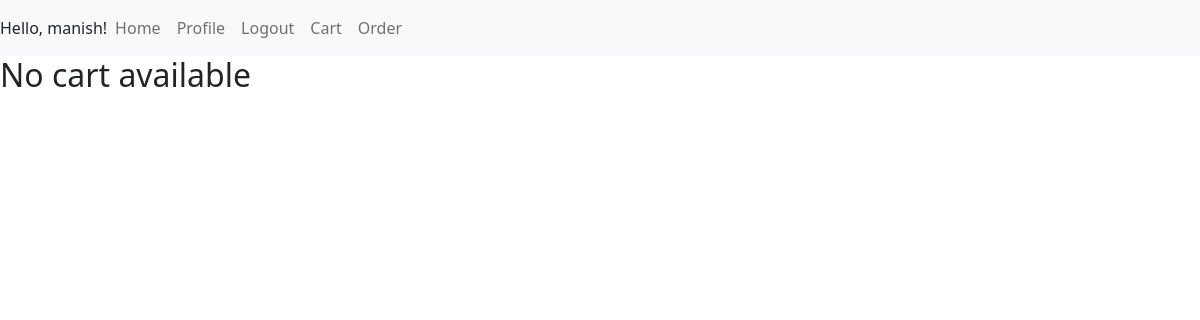
The page /cart (signed in) on the database as committed earlier.
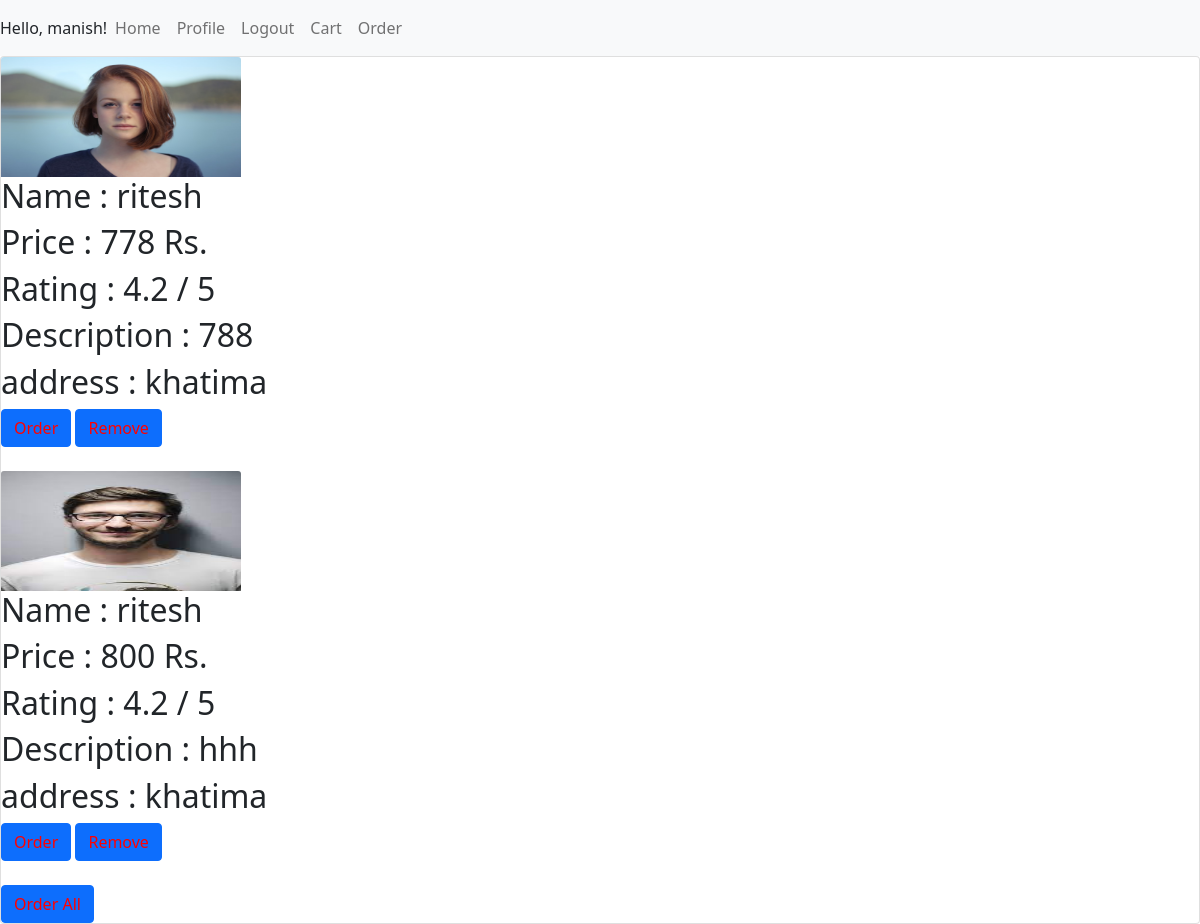
The same page on the database as committed later.
### user/models.py (models this page shows, shortened)
class Employee(models.Model):
    user_id = models.CharField(max_length=100 , default=None)
    service = models.CharField(max_length=100 )
    name = models.CharField(max_length=100 )
    category = models.CharField(max_length=100 , default=None)
    cost = models.IntegerField(default = 0)
    rating = models.FloatField(default = 4.2)
    description = models.TextField(default = None)
    image = models.FileField(upload_to = path_and_rename('user/static/user/image'))

class Profile(models.Model):
    user = models.OneToOneField(User , on_delete=models.CASCADE)
    auth_token = models.CharField(max_length=100 )
    is_verified = models.BooleanField(default=False)
    created_at = models.DateTimeField(auto_now_add=True)
    address = models.TextField(default = None)

### user/views.py (the view)
# urls.py: path('cart' , views.cart , name = 'cart'),
@login_required(login_url='/login')
def cart(req):
    emplist = []
    user_obj = req.user
    choose_obj = Choose.objects.filter(user_id = user_obj.id , cart = True  ).all()
    for emp in choose_obj:
        data=Employee.objects.filter(pk = emp.emp_id).first()
        user_obj = User.objects.filter(pk = emp.user_id).first()
        profile_obj = Profile.objects.filter(user = user_obj).first()
        address = profile_obj.address
        Disc={"Name":data.name,"Img":data.image,"desc":data.description,"cost":data.cost,"rating":data.rating,"dataID":emp.id , "address":address}
        emplist.append(Disc)
    return render(req , 'user/cart.html' , { 'present': len(emplist) ,  'employees' : emplist , 'user_id' : user_obj.id})

### user/templates/user/cart.html
{% extends 'user/base.html' %}
{% block content %}
{% load static %}
{% if present == 0 %}
    <h2>No cart available</h2>
{% else %}
<div class="card">
        <div class="card-block" >
            <div class="row">
                {% for employee in employees %}
                    <div>
                    <img class="card-img-top" src = "{% static employee.Img %}" style="width: 20%; height:10vw;" alt="Card image cap">
                    <div>
                    <h2> Name : {{employee.Name}}</h2>
                    <h2> Price : {{employee.cost}} Rs.</h2>
                    <h2> Rating : {{employee.rating}} / 5</h2>
                    <h2> Description : {{employee.desc}}</h2>
                    <h2> address : {{employee.address}}</h2>
                    <button type="button" class="btn btn-primary"> <a href = "{% url 'checkout' order_pk=employee.dataID %}" style = "text-decoration: none; color:red" >Order</a> </button>
                    <button type="button" class="btn btn-primary"> <a href = "{% url 'remove' order_pk=employee.dataID %}" style = "text-decoration: none; color:red" >Remove</a> </button>
                    <br><br>
                {% endfor %}
            </div>
        </div>
</div>
<button type="button" class="btn btn-primary"> <a href = "{% url 'checkout' order_pk=1 user_pk=user_id %}" style = "text-decoration: none; color:red" >Order All</a> </button>
{% endif %}
{% endblock %}

Rows that differ between the two databases and show on the page:
added Employee: image (picture), Name "ritesh", rating "4.2", desc "788"
now on this page (row edited): Profile: address "khatima" "khatima"
added Employee: image (picture), Name "ritesh", rating "4.2", desc "hhh"
Other text that changed with them:
new list line: "Name : Price : 778 Rs. Rating : / 5 Description : address : Order Remove"
new list line: "Name : Price : 800 Rs. Rating : / 5 Description : address : Order Remove"
text no longer shown: "No cart available"
text now shown: "Order All"
